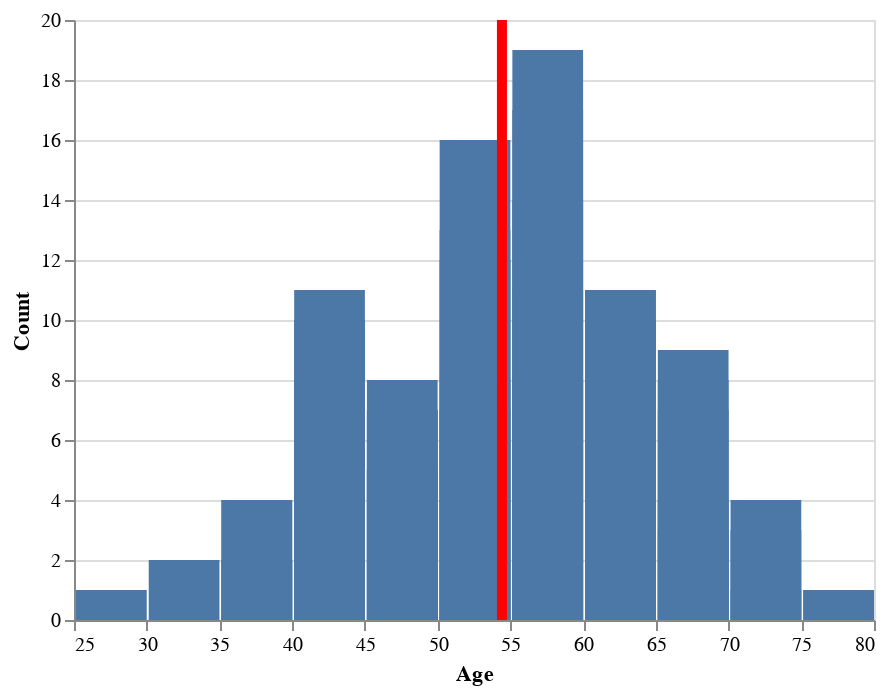

Write notebook code for a chart like this one.
### Markdown cell above
### **6.1 Age**

### Code cell
# Histogram Age
base = alt.Chart(heart)

bar = base.mark_bar().encode(
    x=alt.X('age:Q', bin=True, title='Age'),
    y=alt.Y('count()', title='Count'),
    tooltip=['age']
)

rule = base.mark_rule(color='red').encode(
    x='mean(age):Q',
    tooltip=['mean(age)'],
    size=alt.value(5)
)

bar + rule

### Figure 1 — Vega-Lite specification as saved in the notebook (floating-point values rounded to 4 significant figures; data arrays with more than 128 entries replaced by an {"elided": "..."} marker saying what was removed)
{"config": {"view": {"continuousWidth": 400, "continuousHeight": 300}}, "layer": [{"mark": "bar", "encoding": {"tooltip": [{"field": "age", "type": "quantitative"}], "x": {"bin": true, "field": "age", "title": "Age", "type": "quantitative"}, "y": {"aggregate": "count", "title": "Count", "type": "quantitative"}}}, {"mark": {"type": "rule", "color": "red"}, "encoding": {"size": {"value": 5}, "tooltip": [{"aggregate": "mean", "field": "age", "type": "quantitative"}], "x": {"aggregate": "mean", "field": "age", "type": "quantitative"}}}], "data": {"name": "data-96fbdc6fc0874bf76000df8fb6119028"}, "$schema": "https://vega.github.io/schema/vega-lite/v4.17.0.json", "datasets": {"data-96fbdc6fc0874bf76000df8fb6119028": {"elided": "302 records"}}}
